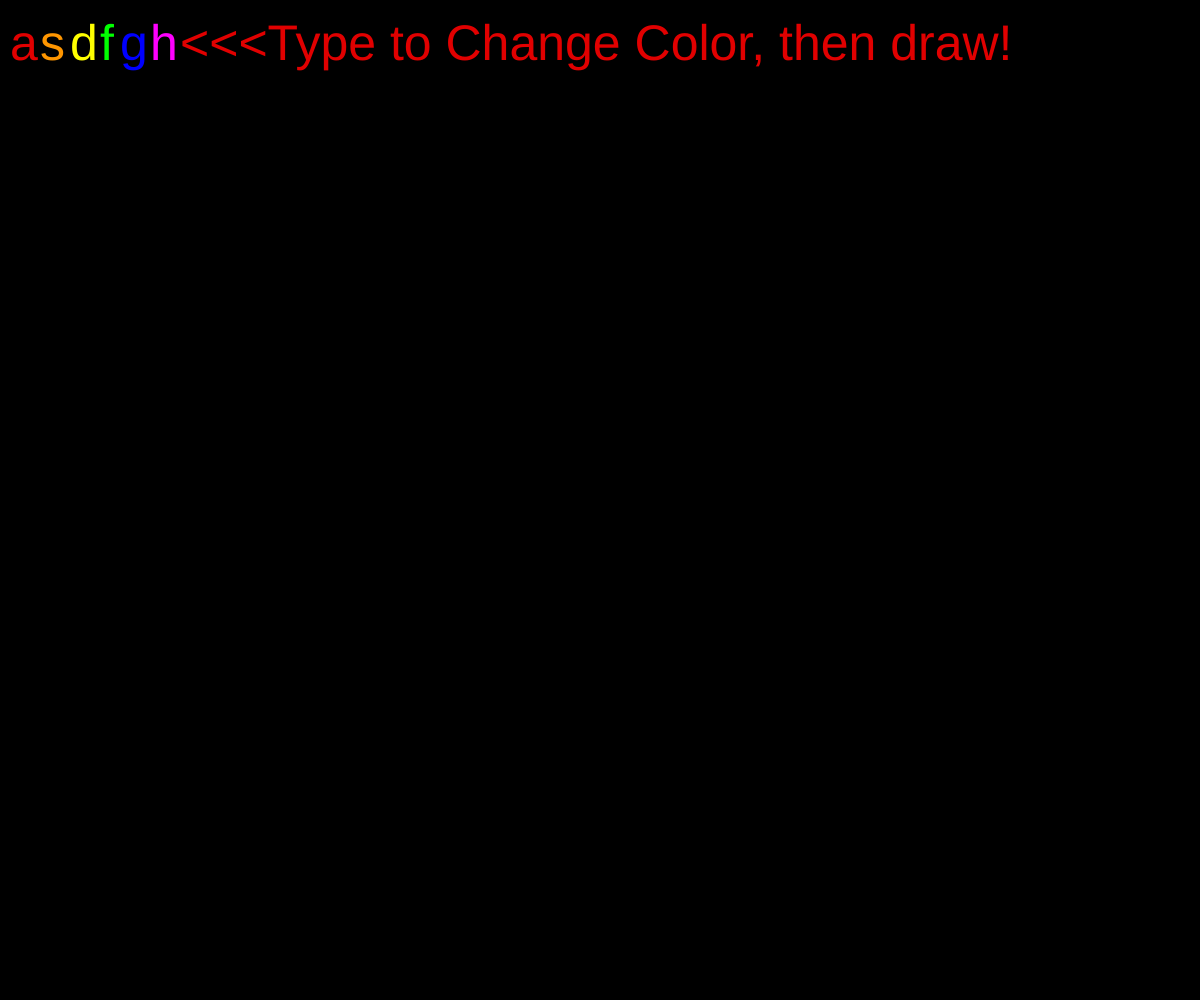
Frame 1 (no input)
Frame 60 (no input): identical to frame 1, image omitted
Frame 120 (the mouse pressed at the canvas centre since frame 60): identical to frame 1, image omitted

The p5.js sketch that drew this single still picture (run headless with seeded random() and noise() and a simulated clock; from frame 60 on, the mouse is pressed at the canvas centre):

// p5.js sketch
// ── sketch.js
var marker = [];
var Picker = ["a", "s", "d", "f", "g", "h", "<<<Type to Change Color, then draw!"]
var Hue = ["#e10000" /* red 0*/, "#ff9600"/* orange 1*/, "#ffff00"/* yellow 2*/, "#00ff00"/* green 3*/, "#0000ff"/* blue 4*/, "#ff00ff"/* purple 5*/ ]
var c = 0;

function setup() {
  createCanvas(windowWidth, windowHeight);
}

function mouseDragged() {
  marker.push(new Color(mouseX, mouseY));
}

function draw() {
  background(0);
  
  fill(Hue[0]);
  textSize(50);
  text (Picker[0], 10, 60);
  
  fill(Hue[1]);
  textSize(50);
  text (Picker[1], 40, 60);
  
  fill(Hue[2]);
  textSize(50);
  text (Picker[2], 70, 60);
  
  fill(Hue[3]);
  textSize(50);
  text (Picker[3], 100, 60);
  
  fill(Hue[4]);
  textSize(50);
  text (Picker[4], 120, 60);
  
  fill(Hue[5]);
  textSize(50);
  text (Picker[5], 150, 60);
  
  fill(Hue[c])
  textSize(50);
  text (Picker[6], 180, 60);
  
  for (var i = 0; i < marker.length; i=i+1) {
    marker[i].move();
    marker[i].display();
    }
}

function keyTyped() {
  if (key === 'a') {
    c = 0;
  } else if (key === 's') {
    c = 1;
  } else if (key === 'd') {
    c = 2;
  } else if (key === 'f') {
    c = 3;
  } else if (key === 'g') {
    c = 4;
  } else if (key === 'h') {
    c = 5;
  }

}

function Color(x, y) {
  this.x = x;
  this.y = y;

  this.display = function() {
    noStroke();
    fill (Hue[c]);
    ellipse(this.x, this.y, 40, 40);
  }

  this.move = function() {
    this.x;
    this.y;

  }
}
